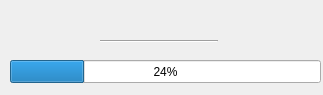
<?xml version="1.0" encoding="UTF-8"?>
<ui version="4.0">
 <class>Dialog</class>
 <widget class="QDialog" name="Dialog">
  <property name="geometry">
   <rect>
    <x>0</x>
    <y>0</y>
    <width>323</width>
    <height>95</height>
   </rect>
  </property>
  <property name="windowTitle">
   <string>Dialog</string>
  </property>
  <widget class="QProgressBar" name="progressBar">
   <property name="geometry">
    <rect>
     <x>10</x>
     <y>60</y>
     <width>311</width>
     <height>23</height>
    </rect>
   </property>
   <property name="value">
    <number>24</number>
   </property>
  </widget>
  <widget class="QLabel" name="label">
   <property name="geometry">
    <rect>
     <x>10</x>
     <y>10</y>
     <width>281</width>
     <height>20</height>
    </rect>
   </property>
   <property name="text">
    <string/>
   </property>
  </widget>
  <widget class="Line" name="line">
   <property name="geometry">
    <rect>
     <x>100</x>
     <y>40</y>
     <width>118</width>
     <height>3</height>
    </rect>
   </property>
   <property name="orientation">
    <enum>Qt::Horizontal</enum>
   </property>
  </widget>
 </widget>
 <resources/>
 <connections/>
</ui>
